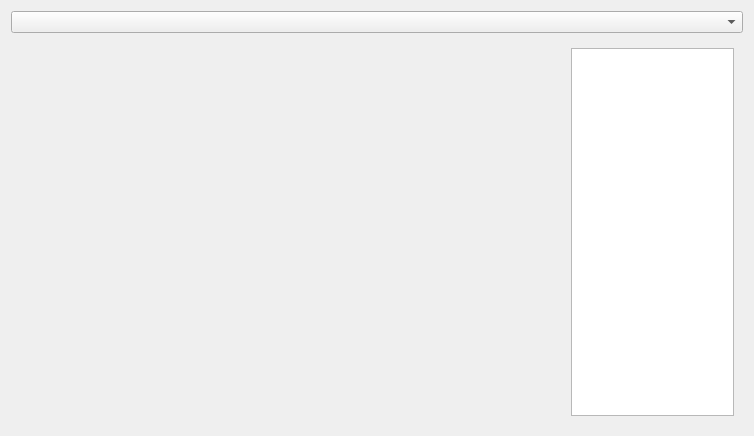
<?xml version="1.0" encoding="UTF-8"?>
<ui version="4.0">
 <class>SignalDisplayWidget</class>
 <widget class="QWidget" name="SignalDisplayWidget">
  <property name="geometry">
   <rect>
    <x>0</x>
    <y>0</y>
    <width>754</width>
    <height>436</height>
   </rect>
  </property>
  <property name="windowTitle">
   <string>SignalDisplayWidget</string>
  </property>
  <layout class="QGridLayout" name="gridLayout_2">
   <item row="0" column="0">
    <layout class="QGridLayout" name="gridLayout">
     <item row="1" column="0">
      <layout class="QHBoxLayout" name="horizontalLayout">
       <item>
        <widget class="QWidget" name="chart" native="true">
         <property name="sizePolicy">
          <sizepolicy hsizetype="Preferred" vsizetype="Preferred">
           <horstretch>6</horstretch>
           <verstretch>0</verstretch>
          </sizepolicy>
         </property>
        </widget>
       </item>
       <item>
        <widget class="QWidget" name="properties" native="true">
         <property name="sizePolicy">
          <sizepolicy hsizetype="Preferred" vsizetype="Preferred">
           <horstretch>2</horstretch>
           <verstretch>0</verstretch>
          </sizepolicy>
         </property>
         <layout class="QGridLayout" name="gridLayout_3">
          <item row="0" column="0">
           <widget class="QTextBrowser" name="propertiesText"/>
          </item>
         </layout>
        </widget>
       </item>
      </layout>
     </item>
     <item row="0" column="0">
      <widget class="QComboBox" name="comboBox"/>
     </item>
    </layout>
   </item>
  </layout>
 </widget>
 <resources/>
 <connections/>
</ui>
